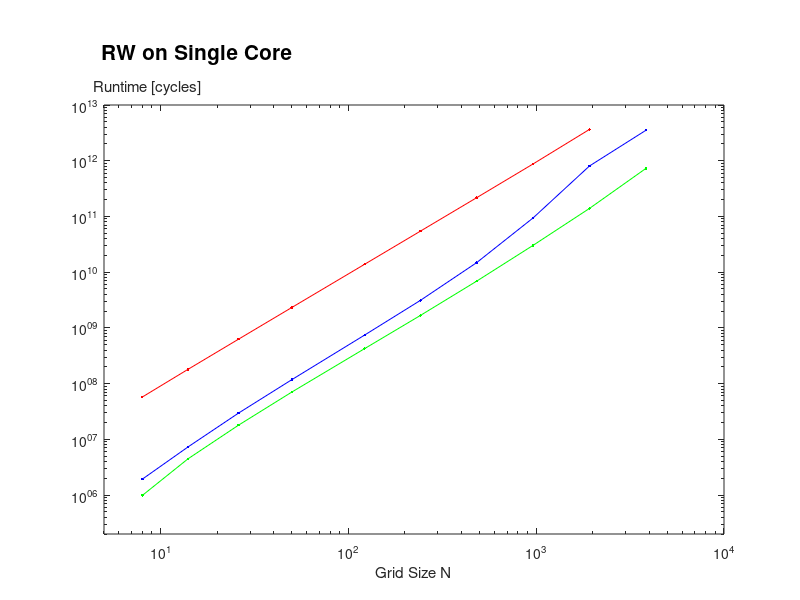

Source code (MATLAB):
clear;
top = 10^13;
bottom = 2*10^5;
right = 10^4;
left = 5*10^0;

N = [8 14 26 50 122 242 482 962 1922 3842];

cycles_AVX    = [984673 4466187 17933604 70529758 424078593 ...
                 1674315443 6897876151 30231108504 139269726014 728742030923];
cycles_scalar = [1928770 7297062 29534200 117667172 742727438 ...
                 3119875776 14822367366 93828448269 804670339872 3523207716584];
cycles_serial = [57510026 180314810 626389754 2323041132 13844061532 ...
                 54539402828 216986792722 874046825950 3646932527992];

loglog(N,cycles_AVX,'-g.');
             
hold on;

loglog(N,cycles_scalar,'-b.');
loglog(N(1:length(cycles_serial)),cycles_serial,'-r.');

xlim([left right]);
ylim([bottom top]);

% line([1 12],[1 1],'Color',[0.0 0.0 0.0]);
% line([12 12],[1 0],'Color',[0.0 0.0 0.0]);

hold off;

% legh = legend([h3 h2 h1],'AVX + ILP','AVX',...
%                   'Scalar','Location','SouthEast');
% vertOffset = (top - bottom)*0.02;
% set(legh,'Position',get(legh,'Position') + [0 vertOffset 0 0]);

xlabel('Grid Size N');
ylabel('Runtime [cycles]');
set(get(gca,'YLabel'),'Rotation',0);
ylabh = get(gca,'YLabel');
vertOffset = (top - bottom)*1.5;
horzOffset = (right - left)*0.00056;
set(ylabh,'Position',get(ylabh,'Position') + [horzOffset vertOffset 0]);

set(gca,'Position',get(gca,'Position') - [0 0 0 0.1]);
h = title('RW on Single Core','FontSize', 15);
vertOffset = (top - bottom)*3.5;
horzOffset = (right - left)*-0.0208;
set(h,'Position',get(h,'Position') + [horzOffset vertOffset 0]);

set(gcf,'color','w');
